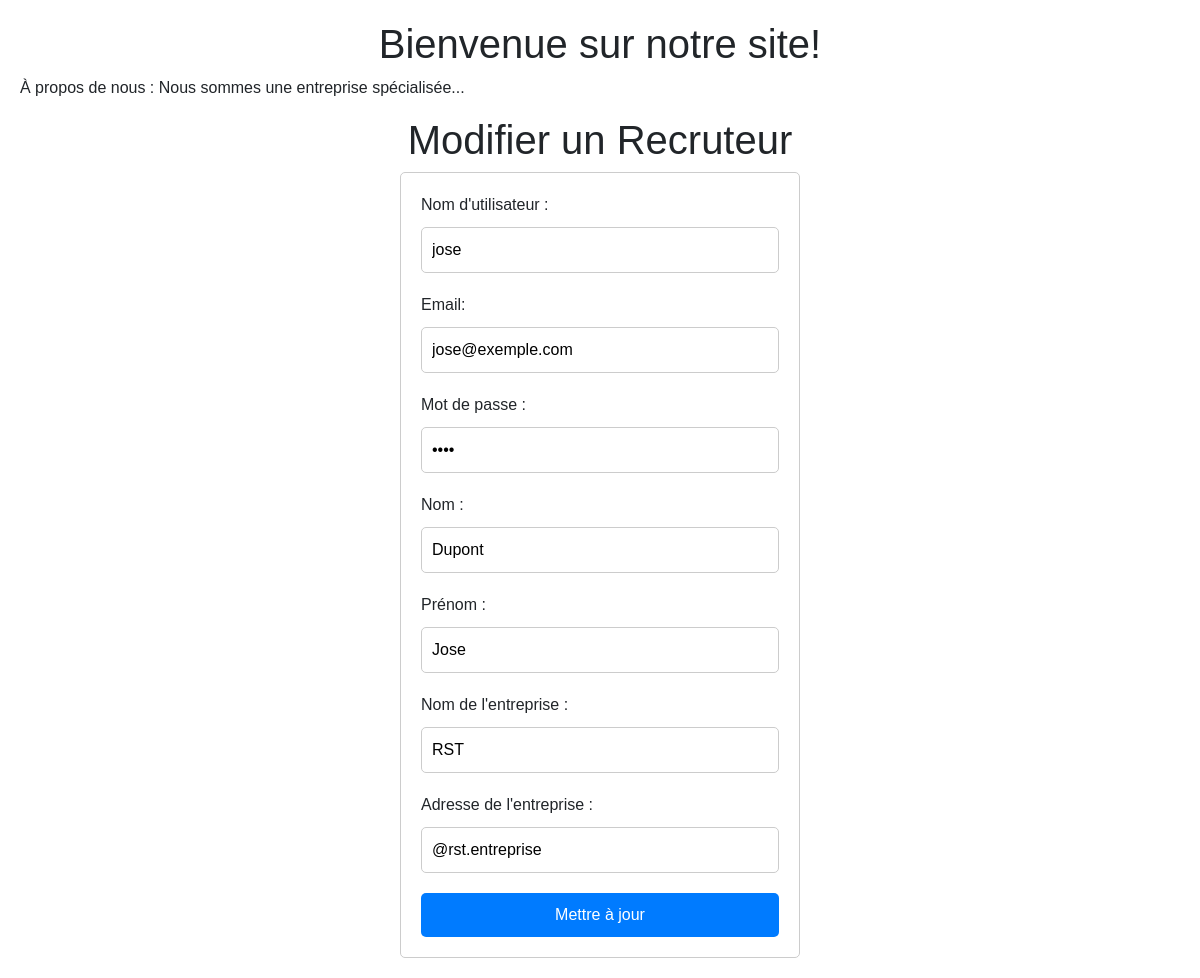
The app's page /modifier_recruteur.php?id_recruteur=1 with its own data.
### tables this page shows
CREATE TABLE `restaurant_recruteurs` (
  `id_recruteur` int(11) NOT NULL,
  `nom_utilisateur` varchar(50) NOT NULL,
  `email` varchar(50) NOT NULL,
  `mot_de_passe` varchar(255) NOT NULL,
  `nom` varchar(50) NOT NULL,
  `prenom` varchar(50) NOT NULL,
  `nom_entreprise` varchar(100) NOT NULL,
  `adresse_entreprise` varchar(200) NOT NULL
);

### modifier_recruteur.php (the view, shortened to what this page needs)
<?php
require_once "./back/config.php";
require_once './back/langue.php';
try {
    if (isset($_GET['id_recruteur'])) {
        $id_recruteur = $_GET['id_recruteur'];
        $sql = "SELECT * FROM restaurant_recruteurs WHERE id_recruteur = :id_recruteur";
        $stmt = $conn->prepare($sql);
        $stmt->bindParam(':id_recruteur', $id_recruteur, PDO::PARAM_INT);
        if ($stmt->execute()) {
            $recruteur = $stmt->fetch(PDO::FETCH_ASSOC);
        } else {
            echo "Erreur lors de l'exécution de la requête : ";
            print_r($stmt->errorInfo());
        }
    }
} catch (PDOException $e) {
    echo "Erreur de connexion à la base de données : " . $e->getMessage();
}
?>
<!DOCTYPE html>
<html lang="fr">
<head>
    <link rel="stylesheet" href="https://maxcdn.bootstrapcdn.com/bootstrap/4.5.2/css/bootstrap.min.css">
    <link rel="stylesheet" href="style3.css">
</head>
<body>
    <h1>Modifier un Recruteur</h1>
    <?php
    if (isset($recruteur)) {
    ?>
    <form action="" method="POST">
        <div>
            <label for="nom_utilisateur">Nom d'utilisateur :</label>
            <input type="text" id="nom_utilisateur" name="nom_utilisateur" required value="<?php echo $recruteur['nom_utilisateur']; ?>">
        </div>
        <div>
            <label for="email">Email:</label>
            <input type="email" id="email" name="email" required value="<?php echo $recruteur['email']; ?>">
        </div>
        <div>
            <label for="mot_de_passe">Mot de passe :</label>
            <input type="password" id="mot_de_passe" name="mot_de_passe" required value="<?php echo $recruteur['mot_de_passe']; ?>">
        </div>
        <div>
            <label for="nom">Nom :</label>
            <input type="text" id="nom" name="nom" required value="<?php echo $recruteur['nom']; ?>">
        </div>
        <div>
            <label for="prenom">Prénom :</label>
            <input type="text" id="prenom" name="prenom" required value="<?php echo $recruteur['prenom']; ?>">
        </div>
        <div>
            <label for="nom_entreprise">Nom de l'entreprise :</label>
            <input type="text" id="nom_entreprise" name="nom_entreprise" required value="<?php echo $recruteur['nom_entreprise']; ?>">
        </div>
        <div>
            <label for="adresse_entreprise">Adresse de l'entreprise :</label>
            <input type="text" id="adresse_entreprise" name="adresse_entreprise" required value="<?php echo $recruteur['adresse_entreprise']; ?>">
        </div>
        <div>
            <input type="submit" value="Mettre à jour">
        </div>
    </form>
    <?php
    } else {
        echo "Recruteur non trouvé.";
    }
    ?>
</body>
</html>

### style3.css (style rules this page uses)
body { font-family: Arial, sans-serif; margin: 20px; }
h1 { text-align: center; }
form { max-width: 400px; margin: 0 auto; padding: 20px; border: 1px solid #ccc; border-radius: 5px; }
label { display: block; margin-bottom: 10px; }
input[type="text"], input[type="email"], input[type="password"], select { width: 100%; padding: 10px; margin-bottom: 20px; border: 1px solid #ccc; border-radius: 5px; box-sizing: border-box; }
input[type="submit"] { width: 100%; padding: 10px; background-color: #007BFF; color: #fff; border: none; border-radius: 5px; cursor: pointer; transition: background-color 0.3s ease; }

### records on screen
restaurant_recruteurs: nom_utilisateur "jose", email "jose@exemple.com", nom "Dupont", prenom "Jose", nom_entreprise "RST", adresse_entreprise "@rst.entreprise"

### other values on screen
$welcome_message "Bienvenue sur notre site!"
$about_message "À propos de nous : Nous sommes une entreprise spécialisée..."
